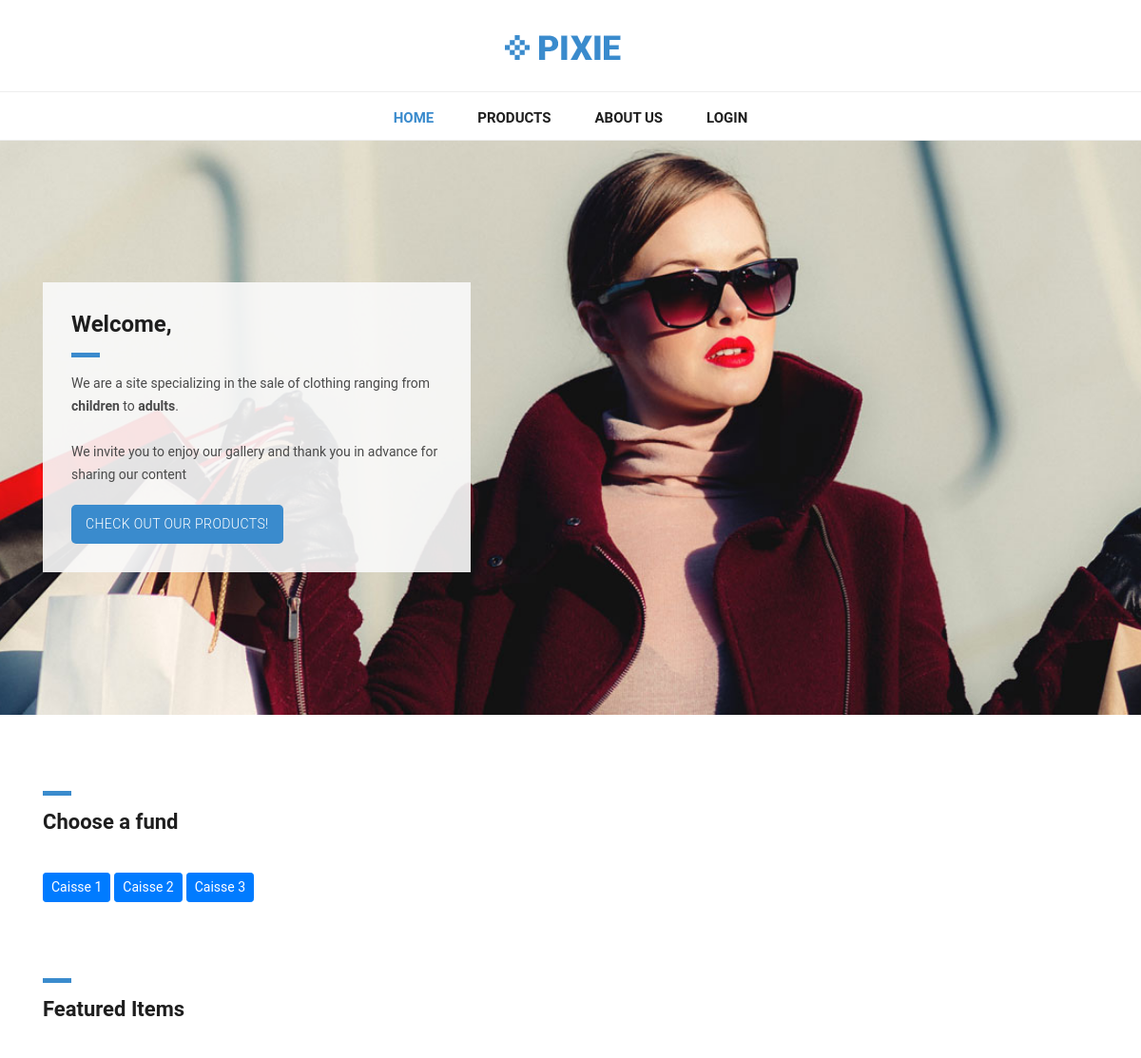
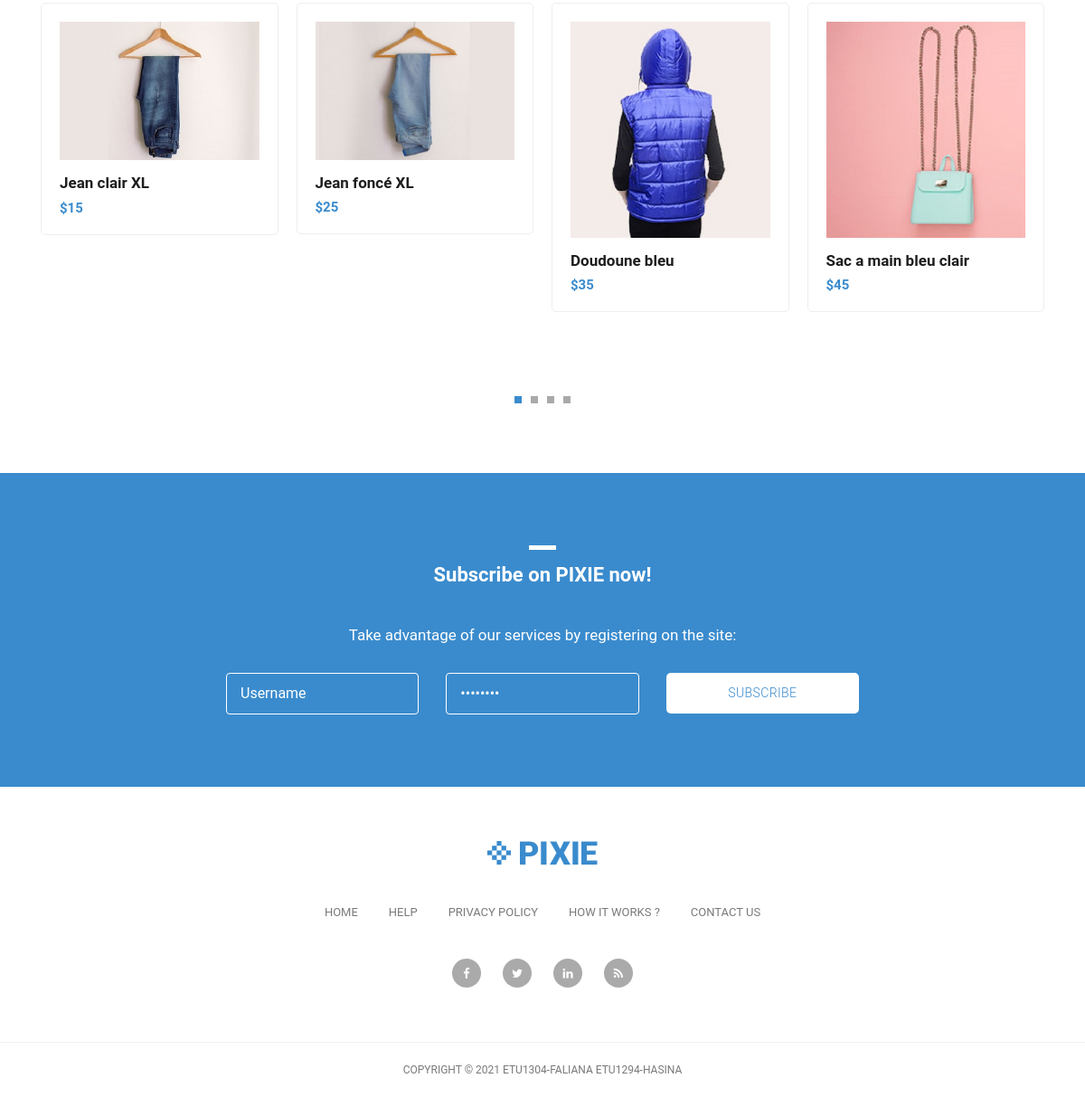
The page / on the database its author committed (2 pictures, top to bottom).
### tables this page shows
CREATE TABLE Caisse
(
	IDCaisse INT NOT NULL AUTO_INCREMENT,
	NumeroCaisse VARCHAR(100),
	PRIMARY KEY(IDCaisse)
);

CREATE TABLE Produit
(
	IDProduit INT NOT NULL AUTO_INCREMENT,
	NomProduit VARCHAR(100),
	Prix Float,
	Source VARCHAR(100),
	IDCategorie INT,
	Description TEXT,
	Stock INT,
	PRIMARY KEY(IDProduit),
	FOREIGN KEY(IDCategorie) REFERENCES Categorie(IDCategorie)
);

### application/controllers/Template.php (called while the page is built, shortened)
<?php
class Template extends CI_Controller{
    public function index()
    {
		$data = array();
		$data['view'] = "acceuil.php";
        $this->load->helper('assets');
        $this->load->model('fonctions');
        $data['produit']=$this->fonctions->getProduit();
        $data['caisse']=$this->fonctions->getCaisse();
        $data['home']= 1;
        $this->load->view('template', $data);
    }
}
?>

### index.php (called while the page is built, shortened)
<?php
require_once BASEPATH.'core/CodeIgniter.php';

### application/helpers/assets_helper.php (called while the page is built, shortened)
<?php
	if(!function_exists('img_loader'))
	{
		function img_loader($name, $format)
		{
			return site_url()."/assets/img/".$name.".".$format;
		}
	}
	if(!function_exists('css_loader'))
	{
		function css_loader($name)
		{
			return site_url()."/assets/css/".$name.".css";
		}
	}
?>

### application/models/Fonctions.php (called while the page is built, shortened)
<?php
class Fonctions extends CI_Model{
    public function getProduit(){
        $query=$this->db->query("SELECT * FROM Produit");
        $retour=array();
        foreach ($query->result_array() as $one) {
			$retour[] = $one;
		}
		return $retour;
    }
    public function getCaisse(){
        $query=$this->db->query("SELECT * FROM Caisse");
        $retour=array();
        foreach($query->result_array() as $one) {
            $retour[]=$one;
        }
        return $retour;
    }
}
?>

### application/views/acceuil.php (the view)
<div class="featured-items">
  <div class="container">
    <div class="row">
      <div class="col-md-12">
        <div class="section-heading">
          <div class="line-dec"></div>
          <h1>Featured Items</h1>
        </div>
      </div>
      <div class="col-md-12">
        <div class="owl-carousel owl-theme">
        <?php for($i=0;$i<count($produit);$i++){?>
          <a href="<?php echo site_url()."Template/singleProduct?id=".$produit[$i]['IDProduit'];?>">
            <div class="featured-item">
              <img src="<?php echo img_loader($produit[$i]['Source'],'jpg');?>" alt="Item 1">
              <h4><?php echo $produit[$i]['NomProduit'];?></h4>
              <h6>$<?php echo $produit[$i]['Prix'];?></h6>
            </div>
          </a>
        <?php } ?>
        </div>
      </div>
    </div>
  </div>
</div>

### application/views/template.php (shortened to what this page needs)
<!DOCTYPE html>
<html lang="en">
  <head>
    <link href="<?php echo css_loader('bootstrap.min');?>" rel="stylesheet">
    <link rel="stylesheet" href="<?php echo css_loader('fontawesome');?>">
    <link rel="stylesheet" href="<?php echo css_loader('tooplate-main');?>">
    <link rel="stylesheet" href="<?php echo css_loader('owl');?>">
    <link rel="stylesheet" href="<?php echo css_loader('style');?>">
  </head>
  <body>
    <nav class="navbar navbar-expand-lg navbar-dark bg-dark static-top">
      <div class="container">
        <a class="navbar-brand" href="#"><img src="<?php echo img_loader('header-logo','png');?>" alt=""></a>
        <div class="collapse navbar-collapse" id="navbarResponsive">
          <ul class="navbar-nav ml-auto">
            <?php if(isset($home)) {?>
              <li class="nav-item active">
                <a class="nav-link" href="<?php echo site_url()."Template"; ?>">Home
                </a>
              </li>
            <?php }?>
            <?php if(isset($products)) {?>
            <li class="nav-item active">
              <a class="nav-link" href="<?php echo site_url()."Template/pageProduit"; ?>">Products
                <span class="sr-only">(current)</span>
              </a>
            </li>
            <?php } else { ?>
            <li class="nav-item">
              <a class="nav-link" href="<?php echo site_url()."Template/pageProduit"; ?>">Products
              </a>
            </li>
            <?php }?>
            <li class="nav-item">
              <a class="nav-link" href="about.html">About Us</a>
            </li>
            <?php if($this->session->userdata("utilisateur")==NULL){?>
            <li class="nav-item">
              <a class="nav-link" href="Login">Login</a>
            </li>
            <?php }?>
          </ul>
        </div>
      </div>
    </nav>
    <div class="banner">
      <div class="container">
        <div class="row">
          <div class="col-md-12">
            <div class="caption">
              <h2>Welcome,</h2>
              <div class="line-dec"></div>
              <p>We are a site specializing in the sale of clothing ranging from <strong>children</strong> to <strong>adults</strong>.
              <br><br>We invite you to enjoy our gallery and thank you in advance for sharing our content</p>
              <div class="main-button">
                <a href="<?php echo site_url()."Template/pageProduit"; ?>">Check out our products!</a>
              </div>
            </div>
          </div>
        </div>
      </div>
    </div>
    <div class="container">
      <div class="section-heading">
          <div class="line-dec"></div>
          <h1>Choose a fund</h1>
      </div>
      <?php
        for($i=0; $i<count($caisse); $i++)
        {
          if($this->session->userdata("idCaisse")!=$caisse[$i]['IDCaisse']){
          ?>
            <a href="<?php echo site_url()."/";?>Template?idCaisse=<?php echo $caisse[$i]['IDCaisse'];?>"><button type="button" class="btn btn-primary btn-sm"><?php echo $caisse[$i]['NumeroCaisse']; ?></button></a>
          <?php } else {?>
            <a href="Template?idCaisse=<?php echo $caisse[$i]['IDCaisse'];?>"><button type="button" class="btn btn-secondary btn-sm"><?php echo $caisse[$i]['NumeroCaisse']; ?></button></a>
         <?php }
        }
      ?>
    </div>
    <?php include($view);?>
    <div class="subscribe-form">
      <div class="container">
        <div class="row">
          <div class="col-md-12">
            <div class="section-heading">
              <div class="line-dec"></div>
              <h1>Subscribe on PIXIE now!</h1>
            </div>
          </div>
          <div class="col-md-8 offset-md-2">
            <div class="main-content">
              <p>Take advantage of our services by registering on the site:</p>
              <div class="container">
                <form id="subscribe" action="<?php echo site_url("Login/subscribe");?>" method="get">
                  <div class="row">
                    <div class="col-md-4">
                      <fieldset>
                        <input name="username" type="text" class="form-control" id="email"
                        onfocus="if(this.value == 'Username') { this.value = ''; }"
                    	onBlur="if(this.value == '') { this.value = 'Username';}"
                    	value="Username" required="">
                      </fieldset>
                    </div>
                    <div class="col-md-4">
                      <fieldset>
                        <input name="password" type="password" class="form-control" id="password"
                        onfocus="if(this.value == 'Password') { this.value = ''; }"
                      onBlur="if(this.value == '') { this.value = 'Password';}"
                      value="Password" required="">
                      </fieldset>
                    </div>
                    <div class="col-md-4">
                      <fieldset>
                        <button type="submit" id="form-submit" class="button">Subscribe</button>
                      </fieldset>
                    </div>
                  </div>
                </form>
              </div>
            </div>
          </div>
        </div>
      </div>
    </div>
    <div class="footer">
      <div class="container">
        <div class="row">
          <div class="col-md-12">
            <div class="logo">
              <img src="<?php echo img_loader('header-logo','png');?>" alt="">
            </div>
          </div>
          <div class="col-md-12">
            <div class="footer-menu">
              <ul>
                <li><a href="#">Home</a></li>
                <li><a href="#">Help</a></li>
                <li><a href="#">Privacy Policy</a></li>
                <li><a href="#">How It Works ?</a></li>
                <li><a href="#">Contact Us</a></li>
              </ul>
            </div>
          </div>
          <div class="col-md-12">
            <div class="social-icons">
              <ul>
                <li><a href="#"><i class="fa fa-facebook"></i></a></li>
                <li><a href="#"><i class="fa fa-twitter"></i></a></li>
                <li><a href="#"><i class="fa fa-linkedin"></i></a></li>
                <li><a href="#"><i class="fa fa-rss"></i></a></li>
              </ul>
            </div>
          </div>
        </div>
      </div>
    </div>
    <div class="sub-footer">
      <div class="container">
        <div class="row">
          <div class="col-md-12">
            <div class="copyright-text">
              <p>Copyright &copy; 2021 ETU1304-Faliana ETU1294-Hasina </p>
            </div>
          </div>
        </div>
      </div>
    </div>
  </body>
</html>

### assets/css/tooplate-main.css (style rules this page uses)
body { font-family: 'Roboto', sans-serif; transition: all 0.5s; }
p { margin-bottom: 0px; font-size: 14px; color: #4a4a4a; line-height: 24px; }
a { text-decoration: none!important; }
.copyright-text { text-transform: uppercase; }
.main-button a { background-color: #3a8bcd; border-radius: 5px; padding: 10px 15px; display: inline-block; color: #fff; font-size: 14px; text-transform: uppercase; font-weight: 300; letter-spacing: 0.4px; text-decoration: none; transition: all 0.5s; }
.section-heading { margin-top: 80px; margin-bottom: 40px; }
.section-heading .line-dec { width: 30px; height: 5px; background-color: #3a8bcd; }
.section-heading h1 { font-size: 22px; font-weight: 700; color: #1e1e1e; margin-top: 15px; }
.navbar .navbar-brand { text-align: center; width: 100%; position: relative; padding: 25px 0px; }
.bg-dark { background-color: #fff!important; border-bottom: 1px solid #eee; }
#navbarResponsive { z-index: 999; position: absolute; left: 50%; top: 105px; transform: translateX(-50%); }
.navbar-dark .navbar-nav .nav-item { margin: 0px 15px; }
.navbar-dark .navbar-nav .nav-link { text-transform: uppercase; font-size: 15px; font-weight: 700; color: #1e1e1e; transition: all 0.5s; }
.navbar-dark .navbar-nav .nav-link:hover, .navbar-dark .navbar-nav .active>.nav-link, .navbar-dark .navbar-nav .nav-link.active, .navbar-dark .navbar-nav .nav-link.show, .navbar-dark .navbar-nav .show>.nav-link { color: #3a8bcd; }
.navbar:after { width: 100%; height: 1px; background-color: #eee; content: ''; position: absolute; left: 0; bottom: -52px; }
.banner { margin-top: 50px; background-image: url(../img/banner-bg.jpg); background-size: cover; background-repeat: no-repeat; padding: 150px 0px; background-position: center center; }
.banner .caption { background-color: rgba(250,250,250,0.9); padding: 30px; max-width: 450px; }
.banner .caption h2 { margin-top: 0px; margin-bottom: 15px; font-size: 24px; font-weight: 700; color: #1e1e1e; }
.banner .caption .line-dec { width: 30px; height: 5px; background-color: #3a8bcd; }
.banner .caption p { margin-top: 15px; margin-bottom: 20px; }
.featured-items { margin-bottom: 70px; }
.featured-item { border-radius: 5px; border: 1px solid #eee; padding: 20px; transition: all 0.5s; }
.featured-item img { width: 100%; }
.featured-item h4 { font-size: 17px; font-weight: 700; color: #1e1e1e; margin-top: 15px; transition: all 0.5s; }
.featured-item h6 { color: #3a8bcd; font-size: 15px; font-weight: 700; margin-bottom: 0px; }
.subscribe-form { background-color: #3a8bcd; padding: 80px 0px; text-align: center; }
.subscribe-form .section-heading { margin-top: 0px; }
.subscribe-form .section-heading h1 { color: #fff; }
.subscribe-form .section-heading .line-dec { background-color: #fff; margin: 0 auto; }
.subscribe-form .main-content p { font-size: 17px; color: #fff; margin-bottom: 30px; }
.subscribe-form .main-content form { color: #fff; display: inline; }
.subscribe-form .main-content form input { display: inline; }
.subscribe-form .main-content form input { width: 100%; height: 46px; border: 1px solid #fff; background-color: transparent; padding-left: 15px; color: #fff; outline: none; }
.subscribe-form .main-content form button { width: 100%; height: 45px; cursor: pointer; background-color: #fff; outline: none; border-radius: 5px; padding: 10px 15px; display: inline-block; color: #3a8bcd; font-size: 14px; text-transform: uppercase; font-weight: 300; letter-spacing: 0.4px; text-decoration: none; transition: all 0.5s; box-shadow: none; border: none; }
.footer { text-align: center; }
.footer ul { padding: 0px; margin: 0px; }
.footer ul li { list-style: none; display: inline-block; }
.footer .logo img { max-width: 100%; margin-top: 60px; margin-bottom: 40px; }
.footer .footer-menu { margin-bottom: 40px; }
.footer .footer-menu ul li { margin: 0px 15px; }
.footer .footer-menu a { font-size: 13px; color: #7a7a7a; text-transform: uppercase; transition: all 0.5s; }
.footer .social-icons { margin-bottom: 60px; }
.footer .social-icons ul li { margin: 0px 10px; }
.footer .social-icons a { width: 32px; height: 32px; color: #fff; background-color: #aaa; text-align: center; display: inline-block; line-height: 33px; border-radius: 50%; font-size: 13px; transition: all 0.5s; }
.sub-footer { border-top: 1px solid #eee; text-align: center; }
.sub-footer p { font-size: 12px; color: #7a7a7a; line-height: 60px; }

### rows shown on the page
caisse: NumeroCaisse "Caisse 1"
caisse: NumeroCaisse "Caisse 2"
caisse: NumeroCaisse "Caisse 3"
produit: Source (picture), NomProduit "Jean clair XL", Prix "15"
produit: Source (picture), NomProduit "Jean foncé XL", Prix "25"
produit: Source (picture), NomProduit "Doudoune bleu", Prix "35"
produit: Source (picture), NomProduit "Sac a main bleu clair", Prix "45"
